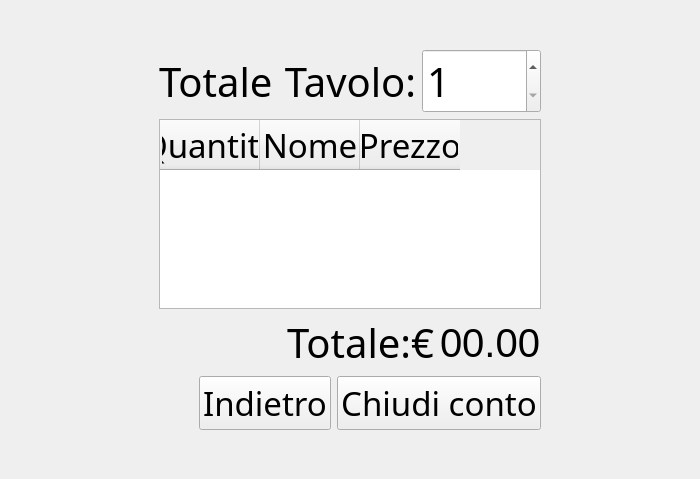
<?xml version="1.0" encoding="UTF-8"?>
<ui version="4.0">
 <class>TotalView</class>
 <widget class="QWidget" name="TotalView">
  <property name="geometry">
   <rect>
    <x>0</x>
    <y>0</y>
    <width>700</width>
    <height>479</height>
   </rect>
  </property>
  <property name="windowTitle">
   <string>Form</string>
  </property>
  <layout class="QGridLayout" name="gridLayout">
   <item row="1" column="0">
    <spacer name="horizontalSpacer_4">
     <property name="orientation">
      <enum>Qt::Horizontal</enum>
     </property>
     <property name="sizeHint" stdset="0">
      <size>
       <width>40</width>
       <height>20</height>
      </size>
     </property>
    </spacer>
   </item>
   <item row="0" column="1">
    <spacer name="verticalSpacer">
     <property name="orientation">
      <enum>Qt::Vertical</enum>
     </property>
     <property name="sizeHint" stdset="0">
      <size>
       <width>20</width>
       <height>40</height>
      </size>
     </property>
    </spacer>
   </item>
   <item row="1" column="2">
    <spacer name="horizontalSpacer_3">
     <property name="orientation">
      <enum>Qt::Horizontal</enum>
     </property>
     <property name="sizeHint" stdset="0">
      <size>
       <width>40</width>
       <height>20</height>
      </size>
     </property>
    </spacer>
   </item>
   <item row="1" column="1">
    <layout class="QVBoxLayout" name="verticalLayout">
     <item>
      <layout class="QHBoxLayout" name="horizontalLayout">
       <item>
        <widget class="QLabel" name="label_2">
         <property name="font">
          <font>
           <family>Maiandra GD</family>
           <pointsize>30</pointsize>
          </font>
         </property>
         <property name="text">
          <string>Totale</string>
         </property>
        </widget>
       </item>
       <item>
        <widget class="QLabel" name="label">
         <property name="font">
          <font>
           <family>Maiandra GD</family>
           <pointsize>30</pointsize>
          </font>
         </property>
         <property name="text">
          <string>Tavolo:</string>
         </property>
         <property name="alignment">
          <set>Qt::AlignRight|Qt::AlignTrailing|Qt::AlignVCenter</set>
         </property>
        </widget>
       </item>
       <item>
        <widget class="QSpinBox" name="tableNumber">
         <property name="font">
          <font>
           <family>Maiandra GD</family>
           <pointsize>30</pointsize>
          </font>
         </property>
         <property name="minimum">
          <number>1</number>
         </property>
        </widget>
       </item>
      </layout>
     </item>
     <item>
      <widget class="QTableWidget" name="tableWidget">
       <property name="font">
        <font>
         <family>Maiandra GD</family>
         <pointsize>25</pointsize>
        </font>
       </property>
       <column>
        <property name="text">
         <string>Quantità</string>
        </property>
        <property name="textAlignment">
         <set>AlignCenter</set>
        </property>
       </column>
       <column>
        <property name="text">
         <string>Nome</string>
        </property>
        <property name="textAlignment">
         <set>AlignCenter</set>
        </property>
       </column>
       <column>
        <property name="text">
         <string>Prezzo</string>
        </property>
        <property name="textAlignment">
         <set>AlignCenter</set>
        </property>
       </column>
      </widget>
     </item>
     <item>
      <layout class="QHBoxLayout" name="horizontalLayout_2">
       <item>
        <spacer name="horizontalSpacer">
         <property name="orientation">
          <enum>Qt::Horizontal</enum>
         </property>
         <property name="sizeHint" stdset="0">
          <size>
           <width>40</width>
           <height>20</height>
          </size>
         </property>
        </spacer>
       </item>
       <item>
        <widget class="QLabel" name="label_5">
         <property name="font">
          <font>
           <family>Maiandra GD</family>
           <pointsize>30</pointsize>
          </font>
         </property>
         <property name="text">
          <string>Totale:€</string>
         </property>
        </widget>
       </item>
       <item>
        <widget class="QLabel" name="total">
         <property name="font">
          <font>
           <pointsize>30</pointsize>
          </font>
         </property>
         <property name="text">
          <string>00.00</string>
         </property>
        </widget>
       </item>
      </layout>
     </item>
     <item>
      <layout class="QHBoxLayout" name="horizontalLayout_3">
       <item>
        <spacer name="horizontalSpacer_2">
         <property name="orientation">
          <enum>Qt::Horizontal</enum>
         </property>
         <property name="sizeHint" stdset="0">
          <size>
           <width>40</width>
           <height>20</height>
          </size>
         </property>
        </spacer>
       </item>
       <item>
        <widget class="QPushButton" name="back">
         <property name="font">
          <font>
           <family>Maiandra GD</family>
           <pointsize>25</pointsize>
          </font>
         </property>
         <property name="text">
          <string>Indietro</string>
         </property>
        </widget>
       </item>
       <item>
        <widget class="QPushButton" name="close">
         <property name="font">
          <font>
           <family>Maiandra GD</family>
           <pointsize>25</pointsize>
          </font>
         </property>
         <property name="text">
          <string>Chiudi conto</string>
         </property>
        </widget>
       </item>
      </layout>
     </item>
    </layout>
   </item>
   <item row="2" column="1">
    <spacer name="verticalSpacer_2">
     <property name="orientation">
      <enum>Qt::Vertical</enum>
     </property>
     <property name="sizeHint" stdset="0">
      <size>
       <width>20</width>
       <height>40</height>
      </size>
     </property>
    </spacer>
   </item>
  </layout>
 </widget>
 <resources/>
 <connections/>
</ui>
